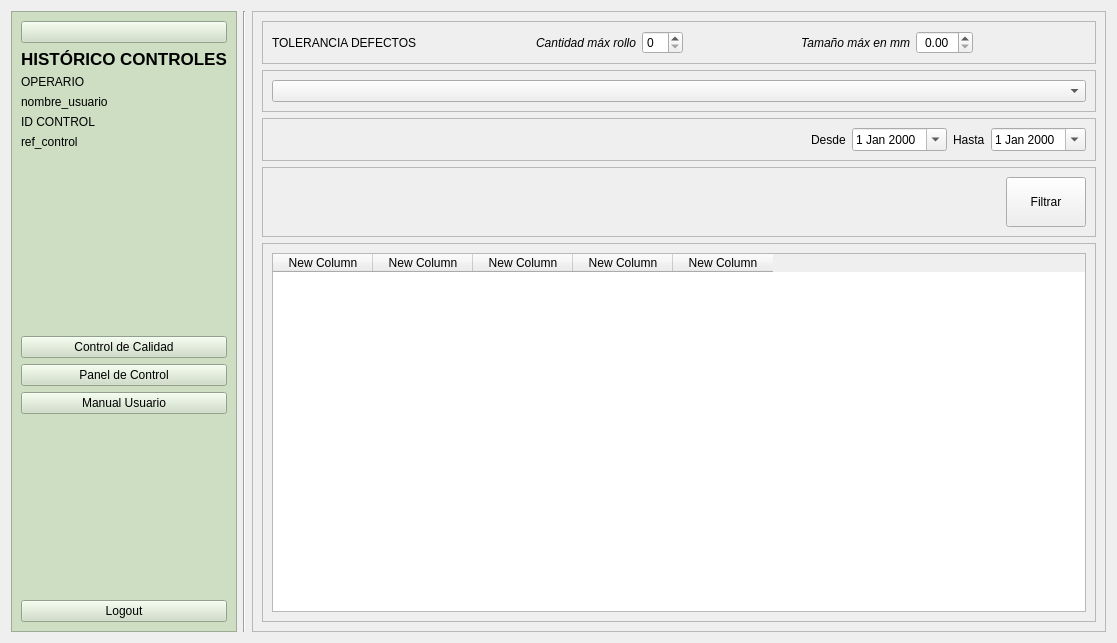
<?xml version="1.0" encoding="UTF-8"?>
<ui version="4.0">
 <class>Form_historico</class>
 <widget class="QWidget" name="Form_historico">
  <property name="geometry">
   <rect>
    <x>0</x>
    <y>0</y>
    <width>1117</width>
    <height>643</height>
   </rect>
  </property>
  <property name="windowTitle">
   <string>Form</string>
  </property>
  <layout class="QHBoxLayout" name="horizontalLayout_4">
   <item>
    <layout class="QHBoxLayout" name="horizontalLayout_ventanaPpal" stretch="0,0,0">
     <property name="sizeConstraint">
      <enum>QLayout::SizeConstraint::SetMaximumSize</enum>
     </property>
     <item>
      <widget class="QFrame" name="barra_izq_frame">
       <property name="styleSheet">
        <string notr="true">background-color: rgb(205, 222, 195);</string>
       </property>
       <property name="frameShape">
        <enum>QFrame::Shape::StyledPanel</enum>
       </property>
       <property name="frameShadow">
        <enum>QFrame::Shadow::Raised</enum>
       </property>
       <layout class="QVBoxLayout" name="verticalLayout_6" stretch="0,0,0,0,0,0,0,0,0,0,0,0">
        <item>
         <widget class="QPushButton" name="pushButton_16">
          <property name="text">
           <string/>
          </property>
          <property name="icon">
           <iconset>
            <normaloff>logo_isli.png</normaloff>logo_isli.png</iconset>
          </property>
          <property name="iconSize">
           <size>
            <width>150</width>
            <height>150</height>
           </size>
          </property>
         </widget>
        </item>
        <item>
         <widget class="QLabel" name="label_titBarraIzqda">
          <property name="font">
           <font>
            <pointsize>13</pointsize>
            <bold>true</bold>
           </font>
          </property>
          <property name="text">
           <string>HISTÓRICO CONTROLES</string>
          </property>
          <property name="alignment">
           <set>Qt::AlignmentFlag::AlignCenter</set>
          </property>
         </widget>
        </item>
        <item>
         <widget class="QLabel" name="label_titUsuario">
          <property name="text">
           <string>OPERARIO</string>
          </property>
         </widget>
        </item>
        <item>
         <widget class="QLabel" name="label_nombreUsuarioBD">
          <property name="text">
           <string>nombre_usuario</string>
          </property>
         </widget>
        </item>
        <item>
         <widget class="QLabel" name="label_titIdControl">
          <property name="text">
           <string>ID CONTROL</string>
          </property>
         </widget>
        </item>
        <item>
         <widget class="QLabel" name="label_idControlBD">
          <property name="text">
           <string>ref_control</string>
          </property>
         </widget>
        </item>
        <item>
         <spacer name="verticalSpacer_barraLatIzqda">
          <property name="orientation">
           <enum>Qt::Orientation::Vertical</enum>
          </property>
          <property name="sizeHint" stdset="0">
           <size>
            <width>20</width>
            <height>40</height>
           </size>
          </property>
         </spacer>
        </item>
        <item>
         <widget class="QPushButton" name="pushButton_ControlHist">
          <property name="text">
           <string>Control de Calidad</string>
          </property>
         </widget>
        </item>
        <item>
         <widget class="QPushButton" name="pushButton_pcontrolHist">
          <property name="text">
           <string>Panel de Control</string>
          </property>
         </widget>
        </item>
        <item>
         <widget class="QPushButton" name="pushButton_manHist">
          <property name="minimumSize">
           <size>
            <width>2</width>
            <height>9</height>
           </size>
          </property>
          <property name="text">
           <string>Manual Usuario</string>
          </property>
         </widget>
        </item>
        <item>
         <spacer name="verticalSpacer_barraLatIzqda2">
          <property name="orientation">
           <enum>Qt::Orientation::Vertical</enum>
          </property>
          <property name="sizeHint" stdset="0">
           <size>
            <width>20</width>
            <height>40</height>
           </size>
          </property>
         </spacer>
        </item>
        <item>
         <widget class="QPushButton" name="pushButton_logoutHist">
          <property name="text">
           <string>Logout</string>
          </property>
         </widget>
        </item>
       </layout>
      </widget>
     </item>
     <item>
      <widget class="Line" name="line">
       <property name="orientation">
        <enum>Qt::Orientation::Vertical</enum>
       </property>
      </widget>
     </item>
     <item>
      <widget class="QFrame" name="ventana_dcha">
       <property name="frameShape">
        <enum>QFrame::Shape::StyledPanel</enum>
       </property>
       <property name="frameShadow">
        <enum>QFrame::Shadow::Raised</enum>
       </property>
       <layout class="QVBoxLayout" name="verticalLayout_3">
        <item>
         <widget class="QFrame" name="frame_umbralDefectos">
          <property name="frameShape">
           <enum>QFrame::Shape::StyledPanel</enum>
          </property>
          <property name="frameShadow">
           <enum>QFrame::Shadow::Raised</enum>
          </property>
          <layout class="QHBoxLayout" name="horizontalLayout_8" stretch="0,0,0,0,0,0,0,0">
           <item>
            <widget class="QLabel" name="label_umbralDefectos">
             <property name="text">
              <string>TOLERANCIA DEFECTOS</string>
             </property>
            </widget>
           </item>
           <item>
            <spacer name="horizontalSpacer">
             <property name="orientation">
              <enum>Qt::Orientation::Horizontal</enum>
             </property>
             <property name="sizeHint" stdset="0">
              <size>
               <width>40</width>
               <height>20</height>
              </size>
             </property>
            </spacer>
           </item>
           <item>
            <widget class="QLabel" name="label_numDefectos">
             <property name="font">
              <font>
               <italic>true</italic>
              </font>
             </property>
             <property name="text">
              <string>Cantidad máx rollo</string>
             </property>
             <property name="alignment">
              <set>Qt::AlignmentFlag::AlignRight|Qt::AlignmentFlag::AlignTrailing|Qt::AlignmentFlag::AlignVCenter</set>
             </property>
            </widget>
           </item>
           <item>
            <widget class="QSpinBox" name="spinBox_numDefectos"/>
           </item>
           <item>
            <spacer name="horizontalSpacer_umbralDefs">
             <property name="orientation">
              <enum>Qt::Orientation::Horizontal</enum>
             </property>
             <property name="sizeHint" stdset="0">
              <size>
               <width>40</width>
               <height>20</height>
              </size>
             </property>
            </spacer>
           </item>
           <item>
            <widget class="QLabel" name="label_dimDefectos">
             <property name="font">
              <font>
               <italic>true</italic>
              </font>
             </property>
             <property name="text">
              <string>Tamaño máx en mm</string>
             </property>
             <property name="alignment">
              <set>Qt::AlignmentFlag::AlignRight|Qt::AlignmentFlag::AlignTrailing|Qt::AlignmentFlag::AlignVCenter</set>
             </property>
            </widget>
           </item>
           <item>
            <widget class="QDoubleSpinBox" name="doubleSpinBox_dimDefectos">
             <property name="alignment">
              <set>Qt::AlignmentFlag::AlignCenter</set>
             </property>
             <property name="stepType">
              <enum>QAbstractSpinBox::StepType::AdaptiveDecimalStepType</enum>
             </property>
            </widget>
           </item>
           <item>
            <spacer name="horizontalSpacer_umbralDefs2">
             <property name="orientation">
              <enum>Qt::Orientation::Horizontal</enum>
             </property>
             <property name="sizeHint" stdset="0">
              <size>
               <width>40</width>
               <height>20</height>
              </size>
             </property>
            </spacer>
           </item>
          </layout>
         </widget>
        </item>
        <item>
         <widget class="QFrame" name="frame_ComboBoxUsuarios">
          <property name="frameShape">
           <enum>QFrame::Shape::StyledPanel</enum>
          </property>
          <property name="frameShadow">
           <enum>QFrame::Shadow::Raised</enum>
          </property>
          <layout class="QHBoxLayout" name="horizontalLayout_7" stretch="2">
           <item>
            <widget class="QComboBox" name="comboBox_listaUsuarios">
             <property name="placeholderText">
              <string>-- Filtra por usuario --</string>
             </property>
            </widget>
           </item>
          </layout>
         </widget>
        </item>
        <item>
         <widget class="QFrame" name="frame_fecha">
          <property name="frameShape">
           <enum>QFrame::Shape::StyledPanel</enum>
          </property>
          <property name="frameShadow">
           <enum>QFrame::Shadow::Raised</enum>
          </property>
          <layout class="QHBoxLayout" name="horizontalLayout">
           <item>
            <spacer name="horizontalSpacer_fecha">
             <property name="orientation">
              <enum>Qt::Orientation::Horizontal</enum>
             </property>
             <property name="sizeHint" stdset="0">
              <size>
               <width>40</width>
               <height>20</height>
              </size>
             </property>
            </spacer>
           </item>
           <item>
            <widget class="QLabel" name="label_desde">
             <property name="text">
              <string>Desde</string>
             </property>
            </widget>
           </item>
           <item>
            <widget class="QDateEdit" name="dateEdit_desde">
             <property name="calendarPopup">
              <bool>true</bool>
             </property>
            </widget>
           </item>
           <item>
            <widget class="QLabel" name="label_hasta">
             <property name="text">
              <string>Hasta</string>
             </property>
            </widget>
           </item>
           <item>
            <widget class="QDateEdit" name="dateEdit_hasta">
             <property name="calendarPopup">
              <bool>true</bool>
             </property>
            </widget>
           </item>
          </layout>
         </widget>
        </item>
        <item>
         <widget class="QFrame" name="frame_btnFiltrar">
          <property name="frameShape">
           <enum>QFrame::Shape::StyledPanel</enum>
          </property>
          <property name="frameShadow">
           <enum>QFrame::Shadow::Raised</enum>
          </property>
          <layout class="QHBoxLayout" name="horizontalLayout_3">
           <item>
            <spacer name="horizontalSpacer_4">
             <property name="orientation">
              <enum>Qt::Orientation::Horizontal</enum>
             </property>
             <property name="sizeHint" stdset="0">
              <size>
               <width>40</width>
               <height>20</height>
              </size>
             </property>
            </spacer>
           </item>
           <item>
            <widget class="QPushButton" name="pushButton_filtrar">
             <property name="minimumSize">
              <size>
               <width>0</width>
               <height>50</height>
              </size>
             </property>
             <property name="text">
              <string>Filtrar</string>
             </property>
            </widget>
           </item>
          </layout>
         </widget>
        </item>
        <item>
         <widget class="QFrame" name="frame_tablaResults">
          <property name="frameShape">
           <enum>QFrame::Shape::StyledPanel</enum>
          </property>
          <property name="frameShadow">
           <enum>QFrame::Shadow::Raised</enum>
          </property>
          <layout class="QHBoxLayout" name="horizontalLayout_2">
           <item>
            <widget class="QTableWidget" name="tableWidget_results">
             <column>
              <property name="text">
               <string>New Column</string>
              </property>
             </column>
             <column>
              <property name="text">
               <string>New Column</string>
              </property>
             </column>
             <column>
              <property name="text">
               <string>New Column</string>
              </property>
             </column>
             <column>
              <property name="text">
               <string>New Column</string>
              </property>
             </column>
             <column>
              <property name="text">
               <string>New Column</string>
              </property>
             </column>
            </widget>
           </item>
          </layout>
         </widget>
        </item>
       </layout>
      </widget>
     </item>
    </layout>
   </item>
  </layout>
 </widget>
 <resources/>
 <connections/>
</ui>
